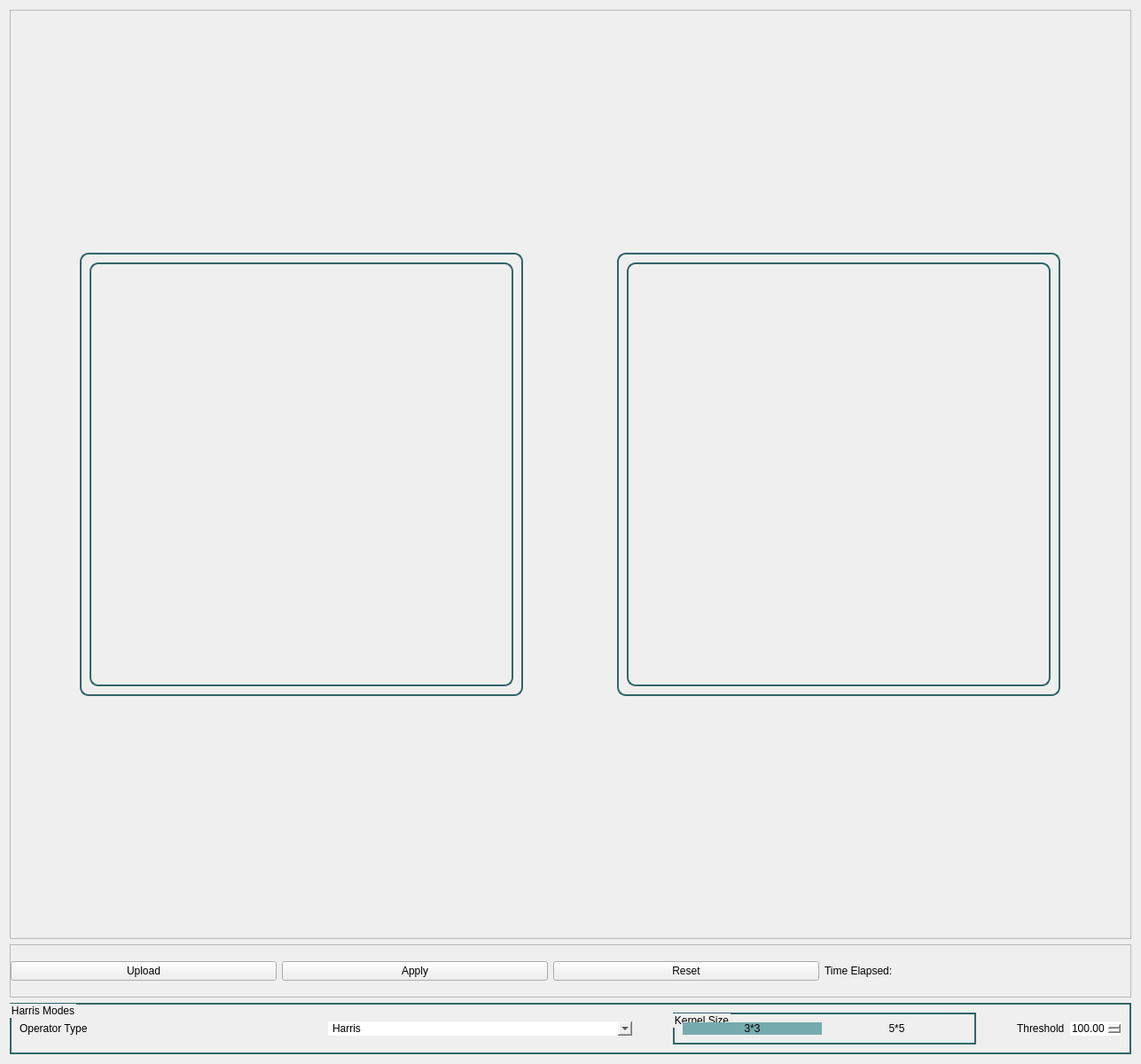
<?xml version="1.0" encoding="UTF-8"?>
<ui version="4.0">
 <class>HarrisWidget</class>
 <widget class="QWidget" name="HarrisWidget">
  <property name="geometry">
   <rect>
    <x>0</x>
    <y>0</y>
    <width>1287</width>
    <height>1200</height>
   </rect>
  </property>
  <property name="windowTitle">
   <string>Form</string>
  </property>
  <layout class="QGridLayout" name="gridLayout">
   <item row="0" column="0">
    <layout class="QVBoxLayout" name="verticalLayout_4">
     <item>
      <layout class="QVBoxLayout" name="verticalLayout_3">
       <item>
        <widget class="QFrame" name="frame_5">
         <property name="frameShape">
          <enum>QFrame::StyledPanel</enum>
         </property>
         <property name="frameShadow">
          <enum>QFrame::Raised</enum>
         </property>
         <layout class="QHBoxLayout" name="horizontalLayout_4">
          <item>
           <widget class="QFrame" name="frame">
            <property name="minimumSize">
             <size>
              <width>500</width>
              <height>500</height>
             </size>
            </property>
            <property name="maximumSize">
             <size>
              <width>500</width>
              <height>500</height>
             </size>
            </property>
            <property name="styleSheet">
             <string notr="true">
           border: 2px solid  #316669;
          border-radius: 10px;
      </string>
            </property>
            <property name="frameShape">
             <enum>QFrame::StyledPanel</enum>
            </property>
            <property name="frameShadow">
             <enum>QFrame::Raised</enum>
            </property>
            <layout class="QVBoxLayout" name="verticalLayout">
             <item>
              <widget class="QLabel" name="imageOriginal">
               <property name="text">
                <string/>
               </property>
              </widget>
             </item>
            </layout>
           </widget>
          </item>
          <item>
           <spacer name="horizontalSpacer_3">
            <property name="orientation">
             <enum>Qt::Horizontal</enum>
            </property>
            <property name="sizeType">
             <enum>QSizePolicy::Minimum</enum>
            </property>
            <property name="sizeHint" stdset="0">
             <size>
              <width>31</width>
              <height>20</height>
             </size>
            </property>
           </spacer>
          </item>
          <item>
           <widget class="QFrame" name="frame_2">
            <property name="minimumSize">
             <size>
              <width>500</width>
              <height>500</height>
             </size>
            </property>
            <property name="maximumSize">
             <size>
              <width>500</width>
              <height>500</height>
             </size>
            </property>
            <property name="styleSheet">
             <string notr="true">
           border: 2px solid  #316669;
          border-radius: 10px;
      </string>
            </property>
            <property name="frameShape">
             <enum>QFrame::StyledPanel</enum>
            </property>
            <property name="frameShadow">
             <enum>QFrame::Raised</enum>
            </property>
            <layout class="QVBoxLayout" name="verticalLayout_2">
             <item>
              <widget class="QLabel" name="imageDetected">
               <property name="text">
                <string/>
               </property>
              </widget>
             </item>
            </layout>
           </widget>
          </item>
         </layout>
        </widget>
       </item>
       <item>
        <widget class="QFrame" name="frame_4">
         <property name="maximumSize">
          <size>
           <width>16777215</width>
           <height>60</height>
          </size>
         </property>
         <property name="frameShape">
          <enum>QFrame::StyledPanel</enum>
         </property>
         <property name="frameShadow">
          <enum>QFrame::Raised</enum>
         </property>
         <layout class="QHBoxLayout" name="horizontalLayout">
          <property name="leftMargin">
           <number>0</number>
          </property>
          <property name="topMargin">
           <number>0</number>
          </property>
          <property name="rightMargin">
           <number>0</number>
          </property>
          <property name="bottomMargin">
           <number>0</number>
          </property>
          <item>
           <widget class="QPushButton" name="uploadImgBtn">
            <property name="sizePolicy">
             <sizepolicy hsizetype="Fixed" vsizetype="Fixed">
              <horstretch>0</horstretch>
              <verstretch>0</verstretch>
             </sizepolicy>
            </property>
            <property name="minimumSize">
             <size>
              <width>300</width>
              <height>0</height>
             </size>
            </property>
            <property name="text">
             <string>Upload</string>
            </property>
           </widget>
          </item>
          <item>
           <widget class="QPushButton" name="applyBtn">
            <property name="sizePolicy">
             <sizepolicy hsizetype="Fixed" vsizetype="Fixed">
              <horstretch>0</horstretch>
              <verstretch>0</verstretch>
             </sizepolicy>
            </property>
            <property name="minimumSize">
             <size>
              <width>300</width>
              <height>0</height>
             </size>
            </property>
            <property name="text">
             <string>Apply</string>
            </property>
           </widget>
          </item>
          <item>
           <widget class="QPushButton" name="resetFilterBtn">
            <property name="sizePolicy">
             <sizepolicy hsizetype="Fixed" vsizetype="Fixed">
              <horstretch>0</horstretch>
              <verstretch>0</verstretch>
             </sizepolicy>
            </property>
            <property name="minimumSize">
             <size>
              <width>300</width>
              <height>0</height>
             </size>
            </property>
            <property name="text">
             <string>Reset</string>
            </property>
           </widget>
          </item>
          <item>
           <widget class="QLabel" name="time_label">
            <property name="sizePolicy">
             <sizepolicy hsizetype="Preferred" vsizetype="Maximum">
              <horstretch>0</horstretch>
              <verstretch>0</verstretch>
             </sizepolicy>
            </property>
            <property name="text">
             <string>Time Elapsed:</string>
            </property>
            <property name="alignment">
             <set>Qt::AlignLeading|Qt::AlignLeft|Qt::AlignVCenter</set>
            </property>
           </widget>
          </item>
         </layout>
        </widget>
       </item>
      </layout>
     </item>
     <item>
      <widget class="QGroupBox" name="groupBox_3">
       <property name="sizePolicy">
        <sizepolicy hsizetype="Preferred" vsizetype="Fixed">
         <horstretch>0</horstretch>
         <verstretch>0</verstretch>
        </sizepolicy>
       </property>
       <property name="styleSheet">
        <string notr="true">
           border: 2px solid  #316669;

      </string>
       </property>
       <property name="title">
        <string>Harris Modes</string>
       </property>
       <layout class="QHBoxLayout" name="horizontalLayout_2">
        <item>
         <widget class="QLabel" name="label_3">
          <property name="styleSheet">
           <string notr="true">border: none;
border-radius: 0;</string>
          </property>
          <property name="text">
           <string>Operator Type</string>
          </property>
         </widget>
        </item>
        <item>
         <widget class="QComboBox" name="comboBox">
          <property name="styleSheet">
           <string notr="true">border: none;
border-radius: 0;</string>
          </property>
          <item>
           <property name="text">
            <string>Harris</string>
           </property>
          </item>
          <item>
           <property name="text">
            <string>Lamda-</string>
           </property>
          </item>
         </widget>
        </item>
        <item>
         <spacer name="horizontalSpacer_2">
          <property name="orientation">
           <enum>Qt::Horizontal</enum>
          </property>
          <property name="sizeType">
           <enum>QSizePolicy::Preferred</enum>
          </property>
          <property name="sizeHint" stdset="0">
           <size>
            <width>40</width>
            <height>20</height>
           </size>
          </property>
         </spacer>
        </item>
        <item>
         <widget class="QGroupBox" name="groupBox_4">
          <property name="title">
           <string>Kernel Size</string>
          </property>
          <layout class="QHBoxLayout" name="horizontalLayout_3">
           <item>
            <layout class="QHBoxLayout" name="horizontalLayout_5">
             <item>
              <widget class="QPushButton" name="threeByThreeKernelBtn">
               <property name="styleSheet">
                <string notr="true">QPushButton{
	background-color: #76ABAE;
border: none;
}</string>
               </property>
               <property name="text">
                <string>3*3</string>
               </property>
              </widget>
             </item>
             <item>
              <widget class="QPushButton" name="fiveByFiveKernelBtn">
               <property name="styleSheet">
                <string notr="true">border: none;
</string>
               </property>
               <property name="text">
                <string>5*5</string>
               </property>
              </widget>
             </item>
            </layout>
           </item>
          </layout>
         </widget>
        </item>
        <item>
         <spacer name="horizontalSpacer">
          <property name="orientation">
           <enum>Qt::Horizontal</enum>
          </property>
          <property name="sizeType">
           <enum>QSizePolicy::Preferred</enum>
          </property>
          <property name="sizeHint" stdset="0">
           <size>
            <width>40</width>
            <height>20</height>
           </size>
          </property>
         </spacer>
        </item>
        <item>
         <widget class="QLabel" name="label_2">
          <property name="sizePolicy">
           <sizepolicy hsizetype="Maximum" vsizetype="Preferred">
            <horstretch>0</horstretch>
            <verstretch>0</verstretch>
           </sizepolicy>
          </property>
          <property name="styleSheet">
           <string notr="true">border: none;
border-radius: 0;</string>
          </property>
          <property name="text">
           <string>Threshold</string>
          </property>
         </widget>
        </item>
        <item>
         <widget class="QDoubleSpinBox" name="threshold">
          <property name="sizePolicy">
           <sizepolicy hsizetype="Maximum" vsizetype="Fixed">
            <horstretch>0</horstretch>
            <verstretch>0</verstretch>
           </sizepolicy>
          </property>
          <property name="styleSheet">
           <string notr="true">border: none;
border-radius: 0;</string>
          </property>
          <property name="maximum">
           <double>500.000000000000000</double>
          </property>
          <property name="value">
           <double>100.000000000000000</double>
          </property>
         </widget>
        </item>
       </layout>
      </widget>
     </item>
    </layout>
   </item>
  </layout>
 </widget>
 <resources/>
 <connections/>
</ui>
